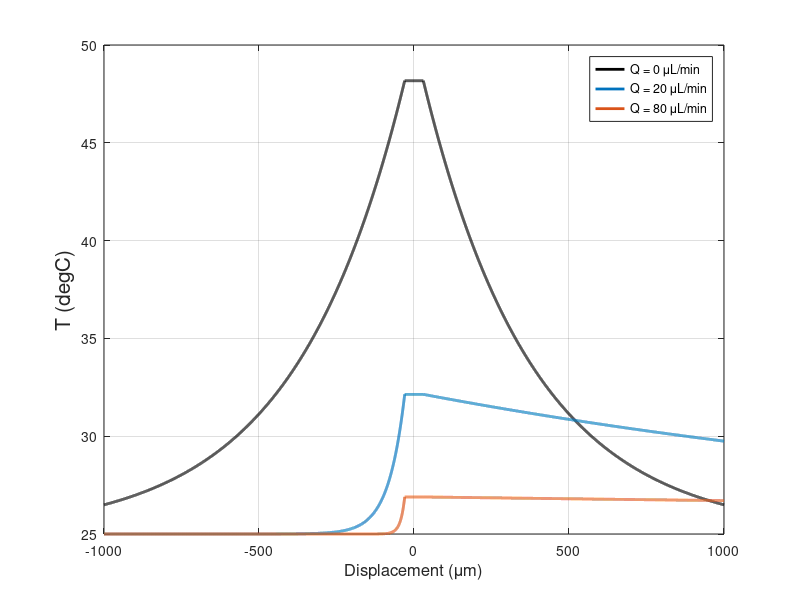
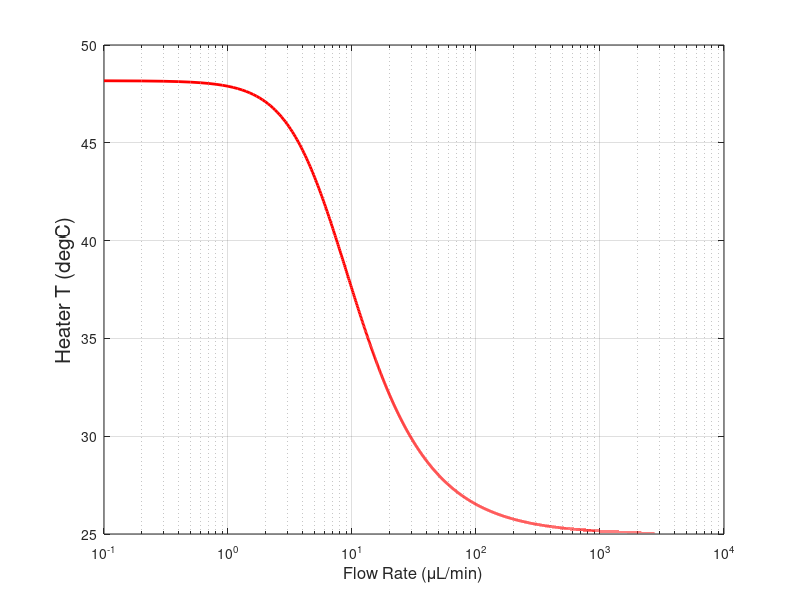
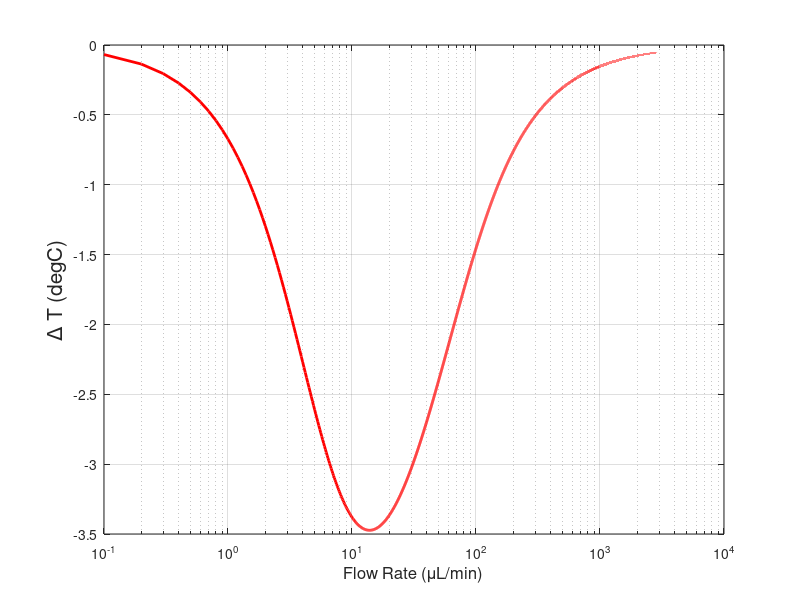

The MATLAB source for these figures, in order:
% Script by: Kithmin Wickremasinghe, 2022
% kithminr@ece.ubc.ca
  
% This script is used to model the principles of a non-intrusive calorimetric 
% flow rate sensor. 

% Acknowledgements - Samantha M. Grist (Calc_Dimensionless_ANT.m)

% Reference - Ahmed Tashfin Iftekhar, Jenny Che-Ting Ho, Axel Mellinger, and 
% Tolga Kaya , "3D modeling and characterization of a calorimetric flow rate 
% sensor for sweat rate sensing applications", Journal of Applied Physics 121, 
% 094505 (2017)s

clc;
close all;
clear all;

%%%%%%%%%%%%%%%%%%%%%%%%%%%%%%%%%%%%%%%%%%%%%%%%%%%%%%%%%%%%%%%%%%%%%%%%%%%%%%%%

% Constants
rho = 997;      % Density of water (kg/m^3)
Cp = 4184;      % Specific heat capacity of water (J/kg*K)
lf = 0.598;     % Thermal conductivity of water (W/m*K)
kSiO2 = 1.1;      % Thermal conductivity of SiO2 (W/m*K)
aFl = lf/(rho*Cp);  % Thermal diffusivity of water (m^2/s)
v_kin = 1.0023e-6;  % kinematic viscosity of water (m^2/s)
T_ambient = 25; % Ambient temperature (C)
T_initial = 20; % Initial temperature of fluid (C)

% ANT Process parameters
PECVD_Oxide = (2.2+0.3)*1e-6;
TiW_Heater_h = 200e-9;
TiW_Heater_Rs = 3.04; % (Ohm/square) - R = Rs*L/W
TiW_Heater_L = 580e-6; % (m)
TiW_Heater_W = 3e-6; % (m)
TiW_Heater_R = TiW_Heater_Rs*TiW_Heater_L/TiW_Heater_W; % (Ohm)
Voltage = 1; % (V)
P = Voltage^2/TiW_Heater_R;     % Constant heater power - V^2/R (W)
fprintf('The constant heater power is %f mW.\n',P*1e3);

% Sensor parameters
bh = 80e-6;     % Width of the heater (m)
dm = 100e-9;    % Thickness of PECVD SiO2 cladding layer (m)
lh = 60e-6;     % Length of heater (m)
lu = 65e-6;     % Distance from heater to upstream sensor (m)
ld = 65e-6;     % Distance from heater to downstream sensor (m)
Ws = 22e-6;     % Sensor width, perpendicular to flow (m)
L = 220e-9;     % Sensor height, along flow direction (m)

% Channel parameters
Wc = 250e-6;    % channel width (m)
h = 500e-6;     % channel height (m)
Dh = 4*Wc*h/(2*(Wc+h)); % channel hydraulic diameter (m)
dx = 1e-7;
lX = 1000e-6; 

k = 0.5+kSiO2*dm/(lf*h); % Dimensionless factor (we can set it to 1/2)
fprintf('The dimensionless factor is %f.\n',k);

c = 60/1e-9;    % Conversion factor from (m^3/s) to (uL/min)
cx = 1e-9/60;   % Conversion factor from (uL/min) to (m^3/s) 

% Simulation parameters
Q1 = 0;         % Fluid flow rate (uL/min)
Q2 = 20;        % Fluid flow rate (uL/min)
Q3 = 80;        % Fluid flow rate (uL/min)

% Conversion for simulation
v1 = Q1*cx/(Wc*h); % Average linear fluid velocity in channel (m/s)
Re = v1*Dh/v_kin; % Reynolds Number
disp(['v1 = ', num2str(v1*1e3), ' mm/s; Re = ', num2str(Re)]);
v2 = Q2*cx/(Wc*h); % Average linear fluid velocity in channel (m/s)
Re = v2*Dh/v_kin; % Reynolds Number
disp(['v2 = ', num2str(v2*1e3), ' mm/s; Re = ', num2str(Re)]);
v3 = Q3*cx/(Wc*h); % Average linear fluid velocity in channel (m/s)
Re = v3*Dh/v_kin; % Reynolds Number
disp(['v3 = ', num2str(v3*1e3), ' mm/s; Re = ', num2str(Re)]);

% Flow with reynolds number (Re)
% i)   Re < 2000: Laminar flow
% ii)  2000 < Re < 4000: Transition Flow
% iii) Re > 4000: Turbulent flow

%%

% The heat distribution along the heater length was assumed to be uniform 
% and constant (not a good assumption), which in real case is dynamic in nature.

% We have 3 cases;
% i)   For when x< -lh/2
% ii)  For when -lh/2 <= x <= lh/2
% iii) For when x > lh/2
x_u = -lX:dx:-lh/2;
x_h = -lh/2:dx:+lh/2;
x_d = +lh/2:dx:lX;

% The heater temperature T0 can be calculated for constant heat power P
T0 = P./(lf*bh*(lh/h+sqrt(4*k + (v1.^2*h^2)/(4*aFl^2))));
fprintf('The heater temperature for Q1 is %f.\n',T0+T_ambient);

% The eigenvalue of the second order diff. equation solution are given by
gamma_1 = (v1 + sqrt(v1.^2 + (16*(aFl^2)*(k))/h^2))/(4*aFl*k); % (1/m)
gamma_2 = (v1 - sqrt(v1.^2 + (16*(aFl^2)*(k))/h^2))/(4*aFl*k); % (1/m)

% The temperature distribution for each of the above cases is given by
T_d = T0.*(exp(gamma_2*(x_d-lh/2)));
T_h = T0.*ones(1,length(x_h));
T_u = T0.*(exp(gamma_1*(x_u+lh/2)));

%Plot the temperature distribution for different flow rates
figure;
X = [x_u x_h x_d];
T = [T_u T_h T_d];
plot(X*1e6,T+T_ambient,'LineWidth',2,'Color','k');
hold on;

%%%%%%%%%%%%%%

% The heater temperature T0 can be calculated for constant heat power P
T0 = P./(lf*bh*(lh/h+sqrt(4*k + (v2.^2*h^2)/(4*aFl^2))));
fprintf('The heater temperature for Q2 is %f.\n',T0+T_ambient);

% The eigenvalue of the second order diff. equation solution are given by
gamma_1 = (v2 + sqrt(v2.^2 + (16*(aFl^2)*(k))/h^2))/(4*aFl*k); % (1/m)
gamma_2 = (v2 - sqrt(v2.^2 + (16*(aFl^2)*(k))/h^2))/(4*aFl*k); % (1/m)

% The temperature distribution for each of the above cases is given by
T_d = T0.*(exp(gamma_2*(x_d-lh/2))); 
T_h = T0.*ones(1,length(x_h));
T_u = T0.*(exp(gamma_1*(x_u+lh/2)));

%Plot the temperature distribution for different flow rates
X = [x_u x_h x_d];
T = [T_u T_h T_d];
plot(X*1e6,T+T_ambient,'LineWidth',2,'Color',[0 0.4470 0.7410]);

%%%%%%%%%%%%%%

% The heater temperature T0 can be calculated for constant heat power P
T0 = P./(lf*bh*(lh/h+sqrt(4*k + (v3.^2*h^2)/(4*aFl^2))));
fprintf('The heater temperature for Q3 is %f.\n',T0+T_ambient);

% The eigenvalue of the second order diff. equation solution are given by
gamma_1 = (v3 + sqrt(v3.^2 + (16*(aFl^2)*(k))/h^2))/(4*aFl*k); % (1/m)
gamma_2 = (v3 - sqrt(v3.^2 + (16*(aFl^2)*(k))/h^2))/(4*aFl*k); % (1/m)

% The temperature distribution for each of the above cases is given by
T_d = T0.*(exp(gamma_2*(x_d-lh/2)));
T_h = T0.*ones(1,length(x_h));
T_u = T0.*(exp(gamma_1*(x_u+lh/2)));

%Plot the temperature distribution for different flow rates
X = [x_u x_h x_d];
T = [T_u T_h T_d];
plot(X*1e6,T+T_ambient,'LineWidth',2,'Color',[0.8500 0.3250 0.0980]);
xlabel('Displacement (\mum)','FontSize',12);
ylabel('T (degC)', 'FontSize', 15);
legend('Q = 0 \muL/min', 'Q = 20 \muL/min', 'Q = 80 \muL/min');
grid on;
saveas(gcf,'1.jpg');

%%
%Considering the range 
%Considering the range 
Q = 0.1:0.1:3000;
v = Q*cx/(Wc*h);

% The heater temperature T0 can be calculated for constant heat power P
T0 = P./(lf*bh*(lh/h+sqrt(4*k + (v.^2*h^2)/(4*aFl^2))));

% The eigenvalue of the second order diff. equation solution are given by
gamma_1 = (v + sqrt(v.^2 + (16*(aFl^2)*(k))/h^2))/(4*aFl*k); % (1/m)
gamma_2 = (v - sqrt(v.^2 + (16*(aFl^2)*(k))/h^2))/(4*aFl*k); % (1/m)

% Finally, temperature difference between the two sensors can be calculated as
deltaT = -T0.*((exp(gamma_2.*(ld-lh/2))) - (exp(gamma_1.*(-lu+lh/2))));

figure;
semilogx(Q,T0+T_ambient,'r-','LineWidth', 2)
xlabel('Flow Rate (\muL/min)','FontSize',12);
ylabel('Heater T (degC)', 'FontSize', 15);
grid on;
saveas(gcf,'2.jpg');

figure;
semilogx(Q,deltaT,'r-','LineWidth', 2)
xlabel('Flow Rate (\muL/min)','FontSize',12);
ylabel('\Delta T (degC)', 'FontSize', 15);
grid on;
saveas(gcf,'3.jpg');
